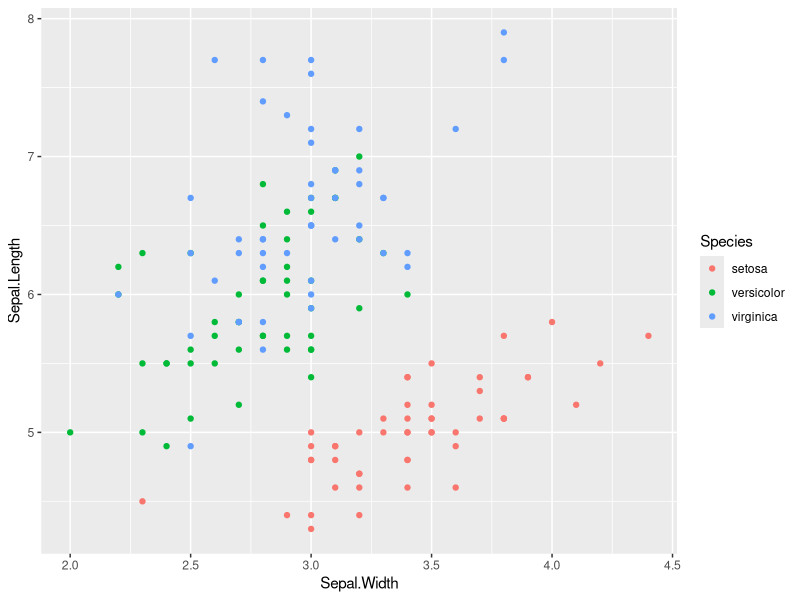
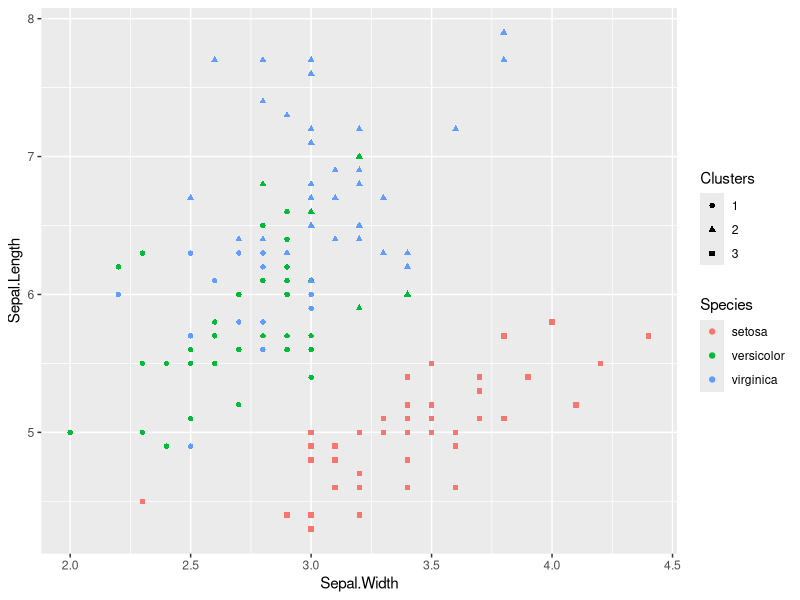
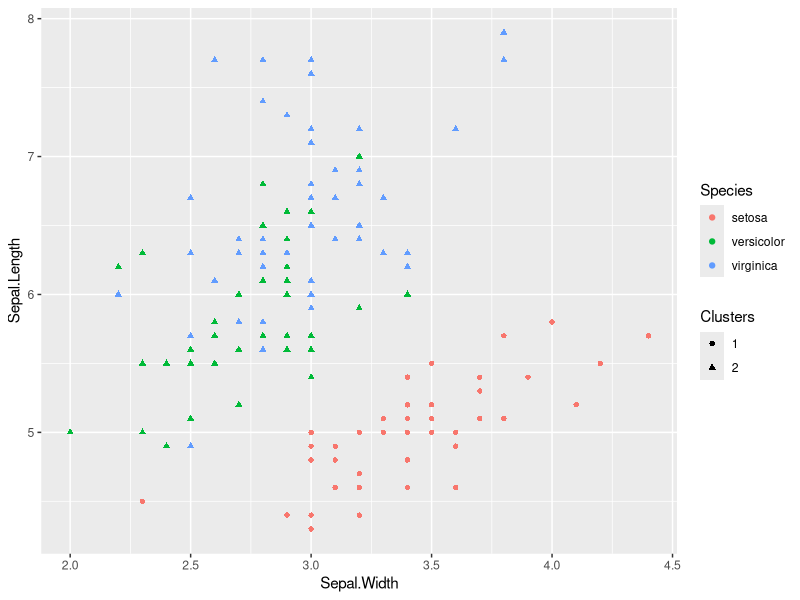
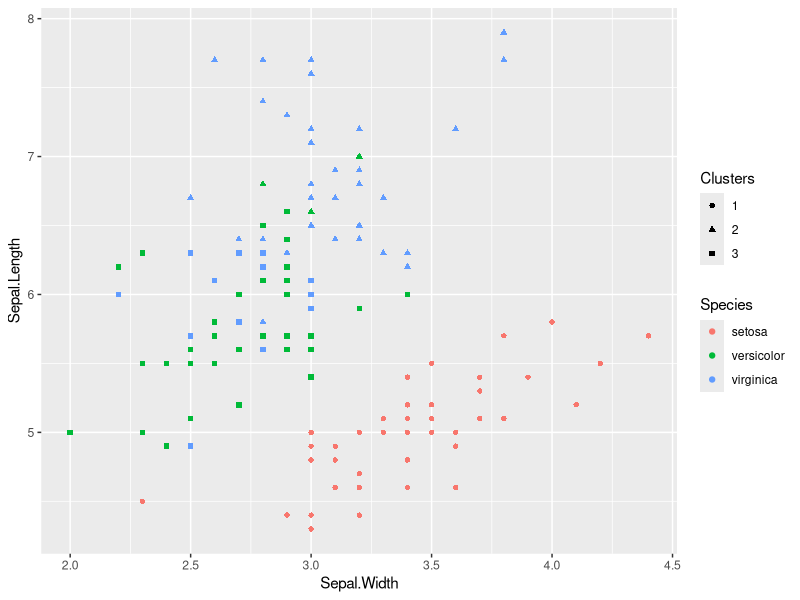
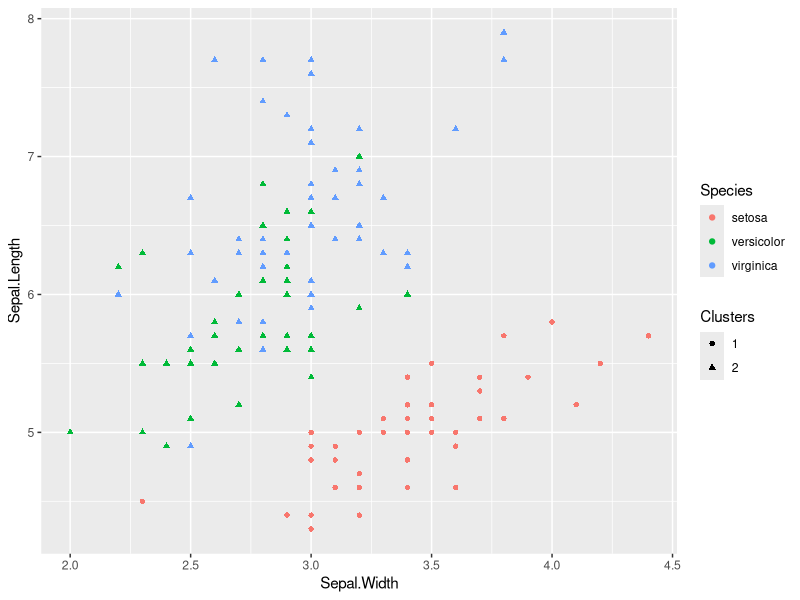
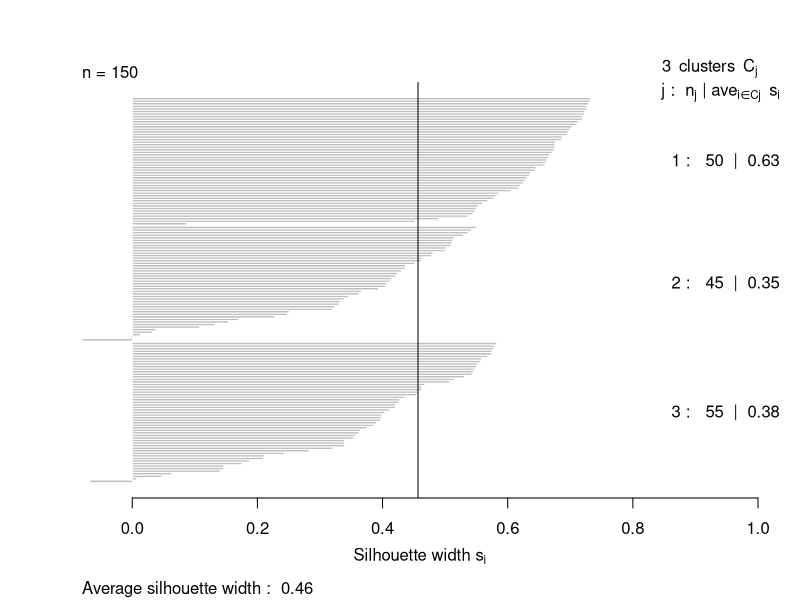
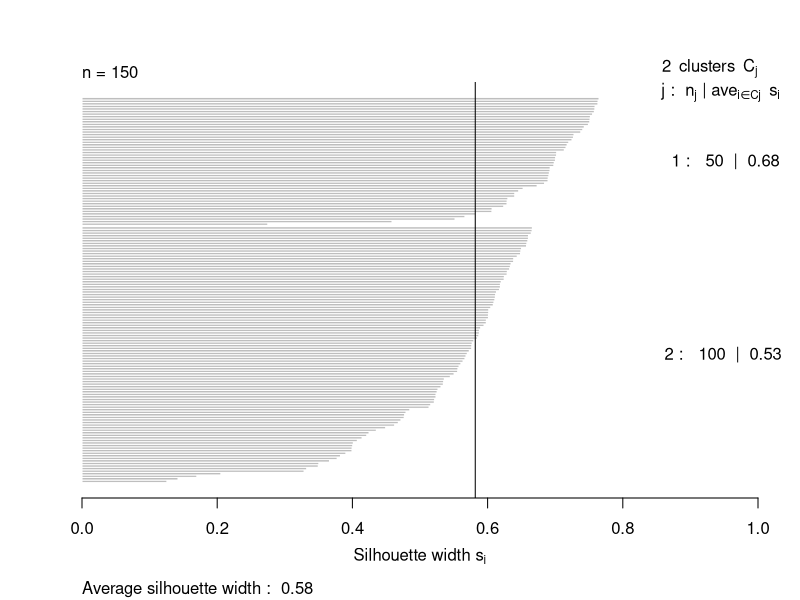
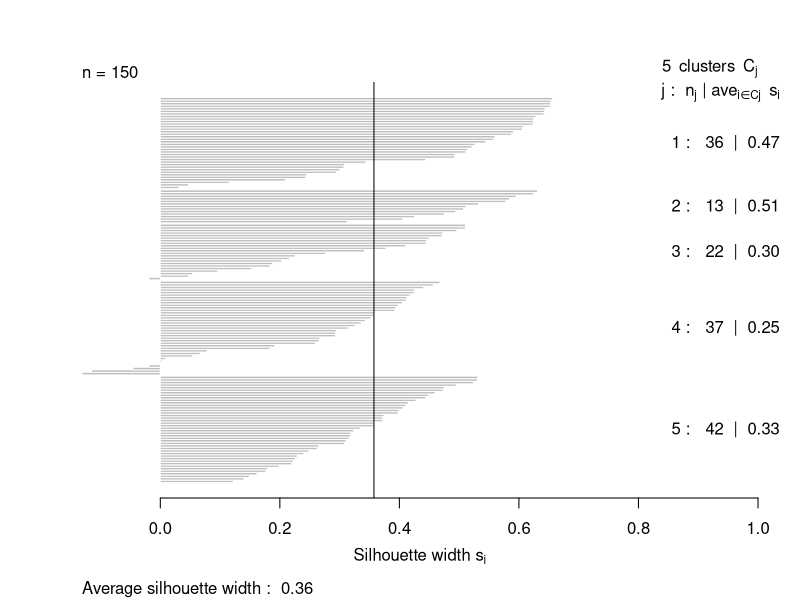

Generate these figures, in order, with R:
## ---- chunk 1
knitr::opts_chunk$set(echo = TRUE,warning=FALSE,message=FALSE,fig.height=3,fig.width=5)
## ---- chunk 2
library(ggplot2)
data(iris) # help(iris)
head(iris) # plot sepal length vs width with labels
## ---- chunk 3
ggplot(iris,aes(x=Sepal.Width,y=Sepal.Length,color=Species)) + 
  geom_point()
## ---- chunk 4
library(dplyr)
set.seed(1)
irisX <- iris %>% select(-Species) %>% scale()
kout3 <- kmeans(irisX,centers=3,nstart=10)
iris <- data.frame(iris,Clusters=factor(kout3$cluster))
with(iris,table(Species,Clusters))
## ---- chunk 5
ggplot(iris,
       aes(x=Sepal.Width,y=Sepal.Length,color=Species,shape=Clusters)) +
  geom_point()
## ---- chunk 6
kout2 <- kmeans(irisX,centers=2,nstart=10)
iris$Clusters <- factor(kout2$cluster)
with(iris,table(Species,Clusters))
## ---- chunk 7
ggplot(iris,
       aes(x=Sepal.Width,y=Sepal.Length,color=Species,shape=Clusters)) +
  geom_point()
## ---- chunk 8
library(cluster)
pout3 <- pam(irisX,k=3)
iris$Clusters <- factor(pout3$cluster)
with(iris,table(Species,Clusters))
## ---- chunk 9
ggplot(iris,
       aes(x=Sepal.Width,y=Sepal.Length,color=Species,shape=Clusters)) +
  geom_point()
## ---- chunk 10
pout2 <- pam(irisX,k=2)
iris$Clusters <- factor(pout2$cluster)
with(iris,table(Species,Clusters))
## ---- chunk 11
ggplot(iris,
       aes(x=Sepal.Width,y=Sepal.Length,color=Species,shape=Clusters)) +
  geom_point()
## ---- chunk 12
sil3 <- silhouette(pout3)
plot(sil3,main=""); abline(v=mean(sil3[,"sil_width"]))
## ---- chunk 13
sil2 <- silhouette(pout2)
plot(sil2,main=""); abline(v=mean(sil2[,"sil_width"]))
## ---- chunk 14
sil5 <- silhouette(pam(irisX,k=5))
plot(sil5,main=""); abline(v=mean(sil5[,"sil_width"]))
